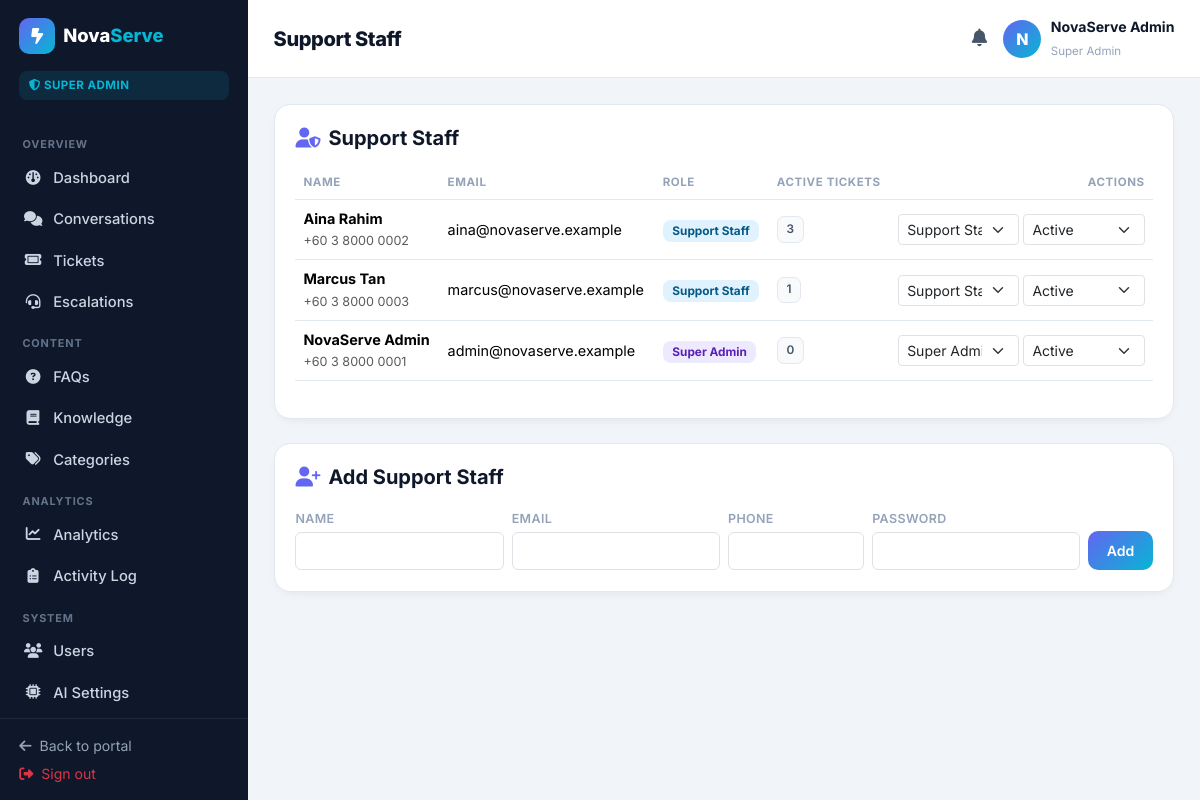
The page /admin/staff.php (signed in) on the database its author committed.
### tables this page shows
CREATE TABLE users (
  id            INT UNSIGNED AUTO_INCREMENT PRIMARY KEY,
  role          ENUM('super_admin','staff','content_mgr','customer') NOT NULL DEFAULT 'customer',
  name          VARCHAR(120) NOT NULL,
  email         VARCHAR(160) NOT NULL UNIQUE,
  phone         VARCHAR(40)  NULL,
  password      VARCHAR(255) NOT NULL,
  status        ENUM('active','disabled','pending') NOT NULL DEFAULT 'active',
  last_login_at DATETIME NULL,
  created_at    DATETIME NOT NULL DEFAULT CURRENT_TIMESTAMP,
  updated_at    DATETIME NOT NULL DEFAULT CURRENT_TIMESTAMP ON UPDATE CURRENT_TIMESTAMP,
  INDEX idx_users_role (role),
  INDEX idx_users_status (status)
);

### includes/bootstrap.php (called while the page is built, shortened)
<?php
require_once __DIR__ . '/../config/db.php';
function app_base(): string
{
    if (defined('APP_URL') && APP_URL !== '') {
        return APP_URL;
    }
    $script = str_replace('\\', '/', dirname($_SERVER['SCRIPT_NAME'] ?? '/'));
    return rtrim($script, '/');
}

### includes/helpers.php (called while the page is built, shortened)
<?php
require_once __DIR__ . '/bootstrap.php';
function e(?string $value): string
{
    return htmlspecialchars((string) $value, ENT_QUOTES | ENT_SUBSTITUTE, 'UTF-8');
}
function url(string $path = ''): string
{
    $base = rtrim(app_base(), '/');
    return $base . '/' . $path;
}

### config/db.php (called while the page is built, shortened)
<?php
function db(): PDO
{
    static $pdo = null;
    if ($pdo instanceof PDO) {
        return $pdo;
    }
    $cfgFile = __DIR__ . '/install_config.php';
    if (is_file($cfgFile)) {
        $cfg = require $cfgFile;
        $host = $cfg['db_host'] ?? DB_HOST;
        $port = $cfg['db_port'] ?? DB_PORT;
        $name = $cfg['db_name'] ?? DB_NAME;
        $user = $cfg['db_user'] ?? DB_USER;
        $pass = $cfg['db_pass'] ?? DB_PASS;
    } else {
        $host = DB_HOST;
        $port = DB_PORT;
        $name = DB_NAME;
        $user = DB_USER;
        $pass = DB_PASS;
    }
    $dsn = "mysql:host={$host};port={$port};dbname={$name};charset=utf8mb4";
    try {
        $pdo = new PDO($dsn, $user, $pass, [
            PDO::ATTR_ERRMODE            => PDO::ERRMODE_EXCEPTION,
            PDO::ATTR_DEFAULT_FETCH_MODE => PDO::FETCH_ASSOC,
            PDO::ATTR_EMULATE_PREPARES   => false,
        ]);
    } catch (PDOException $e) {
        error_log('DB connection failed: ' . $e->getMessage());
        http_response_code(500);
        if (APP_DEBUG) {
            exit('Database connection failed: ' . htmlspecialchars($e->getMessage()));
        }
        exit('Something went wrong. Please try again later.');
    }
    return $pdo;
}

### includes/auth.php (called while the page is built, shortened)
<?php
require_once __DIR__ . '/helpers.php';
function role_label(string $role): string
{
    return match ($role) {
        'super_admin' => 'Super Admin',
        'staff'       => 'Support Staff',
        'content_mgr' => 'Content Manager',
        default       => 'Customer',
    };
}
function current_user(): ?array
{
    static $cached = null;
    if ($cached !== null) {
        return $cached['id'] == $_SESSION['user_id'] ? $cached['row'] : null;
    }
    try {
        $stmt = db()->prepare('SELECT * FROM users WHERE id = :id AND status = "active" LIMIT 1');
        $stmt->execute([':id' => $_SESSION['user_id']]);
        $row = $stmt->fetch() ?: null;
    } catch (Throwable $e) {
        $row = null;
    }
    $cached = ['id' => $_SESSION['user_id'], 'row' => $row];
    return $row;
}
function require_role(string ...$roles): void
{
    $u = current_user();
}

### admin/staff.php (the view, shortened to what this page needs)
<?php
require_once __DIR__ . '/../includes/auth.php';
require_role('super_admin');
$pageTitle = 'Support Staff';
$pdo = db();
$staff = $pdo->query("SELECT u.*, (SELECT COUNT(*) FROM support_tickets t WHERE t.assigned_to = u.id) AS ticket_count
    FROM users u WHERE u.role IN ('staff','super_admin') AND u.status = 'active' ORDER BY u.name")->fetchAll();
require __DIR__ . '/../includes/admin_header.php';
?>
<div class="ns-admin-row">
  <div class="ns-card flex-fill">
    <div class="ns-card-head"><h5><i class="fa-solid fa-user-shield me-2"></i>Support Staff</h5></div>
    <div class="table-responsive">
      <table class="table ns-admin-table">
        <thead><tr><th>Name</th><th>Email</th><th>Role</th><th>Active Tickets</th><th class="text-end">Actions</th></tr></thead>
        <tbody>
          <?php foreach ($staff as $s): ?>
          <tr>
            <td><strong><?= e($s['name']) ?></strong><br><small class="text-muted"><?= e($s['phone'] ?: '—') ?></small></td>
            <td><?= e($s['email']) ?></td>
            <td><span class="ns-role-badge ns-role-<?= e($s['role']) ?>"><?= e(role_label($s['role'])) ?></span></td>
            <td><span class="ns-tag-mute"><?= $s['ticket_count'] ?></span></td>
            <td class="text-end">
              <form method="post" class="d-flex gap-1 justify-content-end">
                <select name="role" class="form-select form-select-sm" onchange="this.form.submit()">
                  <option value="staff" <?= $s['role']==='staff'?'selected':'' ?>>Support Staff</option>
                  <option value="super_admin" <?= $s['role']==='super_admin'?'selected':'' ?>>Super Admin</option>
                </select>
                <select name="status" class="form-select form-select-sm" onchange="this.form.submit()">
                  <option value="active" <?= $s['status']==='active'?'selected':'' ?>>Active</option>
                </select>
              </form>
            </td>
          </tr>
          <?php endforeach; ?>
        </tbody>
      </table>
    </div>
  </div>
</div>
<div class="ns-card mt-4">
  <div class="ns-card-head"><h5><i class="fa-solid fa-user-plus me-2"></i>Add Support Staff</h5></div>
  <form method="post" class="row g-2">
    <div class="col-md-3"><label class="form-label small">Name</label><input name="name" class="form-control" required></div>
    <div class="col-md-3"><label class="form-label small">Email</label><input type="email" name="email" class="form-control" required></div>
    <div class="col-md-2"><label class="form-label small">Phone</label><input name="phone" class="form-control"></div>
    <div class="col-md-3"><label class="form-label small">Password</label><input type="password" name="password" class="form-control" required minlength="8"></div>
    <div class="col-md-1 align-self-end"><button class="ns-btn-cta w-100" type="submit">Add</button></div>
  </form>
</div>
<?php require __DIR__ . '/../includes/admin_footer.php'; ?>

### includes/admin_header.php (shortened to what this page needs)
<?php
require_once __DIR__ . '/auth.php';
$u = current_user();
$pageTitle = $pageTitle ?? 'Dashboard';
$active = basename($_SERVER['SCRIPT_NAME']);
$nav = [
    'Overview' => [
        ['index.php','Dashboard','fa-gauge'],
        ['conversations.php','Conversations','fa-comments'],
        ['tickets.php','Tickets','fa-ticket'],
        ['escalations.php','Escalations','fa-headset'],
    ],
    'Content' => [
        ['faqs.php','FAQs','fa-circle-question'],
        ['knowledge.php','Knowledge','fa-book'],
        ['categories.php','Categories','fa-tags'],
    ],
    'Analytics' => [
        ['analytics.php','Analytics','fa-chart-line'],
        ['logs.php','Activity Log','fa-clipboard-list'],
    ],
];
if (in_array($u['role'], ['super_admin'], true)) {
    $nav['System'] = [
        ['users.php','Users','fa-users'],
        ['ai_settings.php','AI Settings','fa-microchip'],
        ['settings.php','System Settings','fa-gear'],
        ['notifications.php','Notifications','fa-bell'],
    ];
}
if (in_array($u['role'], ['content_mgr','super_admin'], true)) {
    $nav['Content'] = array_merge($nav['Content'], []);
}
?>
<!doctype html>
<html lang="en"><head>
<link href="https://cdn.jsdelivr.net/npm/bootstrap@5.3.3/dist/css/bootstrap.min.css" rel="stylesheet">
<link href="https://cdnjs.cloudflare.com/ajax/libs/font-awesome/6.5.1/css/all.min.css" rel="stylesheet">
<link href="<?= url('assets/css/admin.css') ?>" rel="stylesheet">
</head>
<body class="ns-admin">
<div class="ns-admin-shell">
  <aside class="ns-admin-side">
    <div class="ns-admin-brand">
      <span class="ns-brand-mark"><i class="fa-solid fa-bolt-lightning"></i></span>
      <span class="ns-brand-text">Nova<span>Serve</span></span>
    </div>
    <div class="ns-admin-role-badge"><i class="fa-solid fa-shield-halved"></i> <?= e(role_label($u['role'])) ?></div>
    <nav class="ns-admin-nav">
      <?php foreach ($nav as $group => $items): ?>
        <div class="ns-nav-group"><?= e($group) ?></div>
        <?php foreach ($items as $item):
          [$file, $label, $ico] = $item;
          $isActive = ($active === $file) || ($file === 'index.php' && $active === 'admin.php');
        ?>
        <a class="ns-admin-link <?= $isActive ? 'is-active' : '' ?>" href="<?= url('admin/' . $file) ?>">
          <i class="fa-solid <?= e($ico) ?>"></i> <?= e($label) ?>
        </a>
        <?php endforeach; ?>
      <?php endforeach; ?>
    </nav>
    <div class="ns-admin-side-foot">
      <a href="<?= url('index.php') ?>"><i class="fa-solid fa-arrow-left me-1"></i> Back to portal</a>
      <a href="<?= url('logout.php') ?>" class="text-danger"><i class="fa-solid fa-right-from-bracket me-1"></i> Sign out</a>
    </div>
  </aside>
  <main class="ns-admin-main">
    <header class="ns-admin-topbar">
      <div class="d-flex align-items-center gap-3">
        <h1 class="ns-admin-title mb-0"><?= e($pageTitle) ?></h1>
      </div>
      <div class="d-flex align-items-center gap-3">
        <a class="ns-admin-bell" href="<?= url('admin/notifications.php') ?>" title="Notifications">
          <i class="fa-solid fa-bell"></i>
        </a>
        <div class="ns-admin-user">
          <span class="ns-avatar"><?= e(ucwords(explode(' ', $u['name'])[0])[0]) ?></span>
          <div class="ns-admin-user-meta"><strong><?= e($u['name']) ?></strong><small><?= e(role_label($u['role'])) ?></small></div>
        </div>
      </div>
    </header>
    <div class="ns-admin-content">

### rows shown on the page
users: role "SUPER ADMIN", name "N", name "NovaServe Admin", role "Super Admin", phone "+60 3 8000 0001", email "admin@novaserve.example", ticket_count "0", status "Active"
users: name "Aina Rahim", phone "+60 3 8000 0002", email "aina@novaserve.example", role "Support Staff", ticket_count "3", status "Active"
users: name "Marcus Tan", phone "+60 3 8000 0003", email "marcus@novaserve.example", role "Support Staff", ticket_count "1", status "Active"

### other values the page prints
$group "OVERVIEW"
$label "Dashboard"
$label "Conversations"
$label "Tickets"
$label "Escalations"
$group "CONTENT"
$label "FAQs"
$label "Knowledge"
$label "Categories"
$group "ANALYTICS"
$label "Analytics"
$label "Activity Log"
$group "SYSTEM"
$label "Users"
$label "AI Settings"
